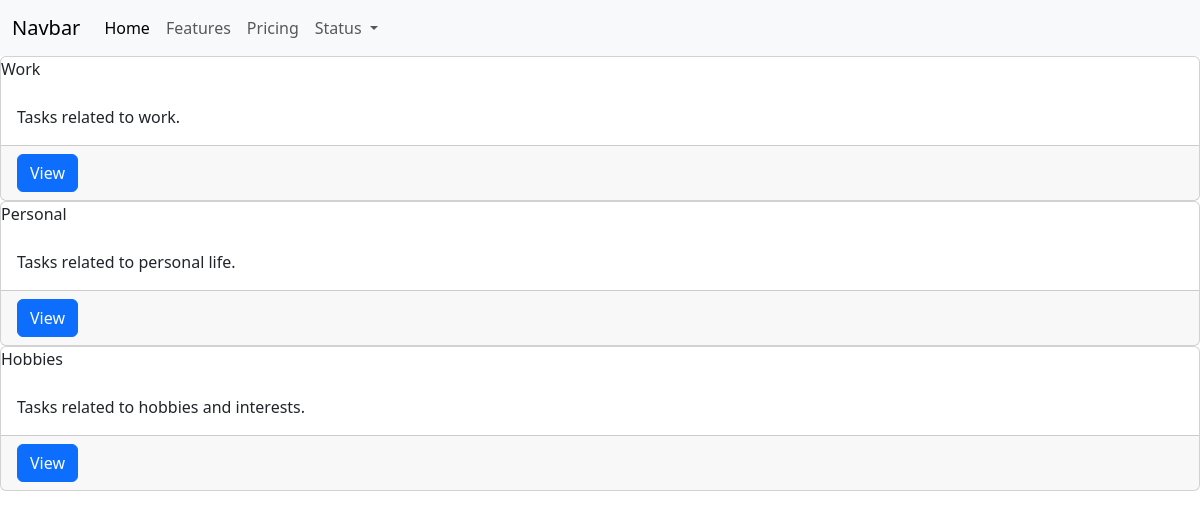
The page / on the database its author committed.
### main/models.py (models this page shows, shortened)
class Category(models.Model):
    name = models.CharField(max_length= 50 , unique=True)
    description = models.TextField(null = True)

### main/views.py (the view)
# urls.py: path('', views.index),
def index(request):
    cats = Category.objects.all()
    return render(request, 'main/index.html', {'cats': cats})

### main/templates/main/index.html (shortened to what this page needs)
{% extends "main/base.html" %}
{% block content %}
{% for cat in cats %}
<div class="col">
  <div class="card">
      <div class="card-title">{{cat.name}}</div>
      <div class="card-body">{{cat.description}}</div>
      <div class="card-footer">
        <a href="{% url 'cat_detail' cat.id %}" class="btn btn-primary">View</a>
    </div>
  </div>
</div>
{% endfor %}
{% endblock %}

### rows shown on the page
Category: name "Work", description "Tasks related to work."
Category: name "Personal", description "Tasks related to personal life."
Category: name "Hobbies", description "Tasks related to hobbies and interests."
